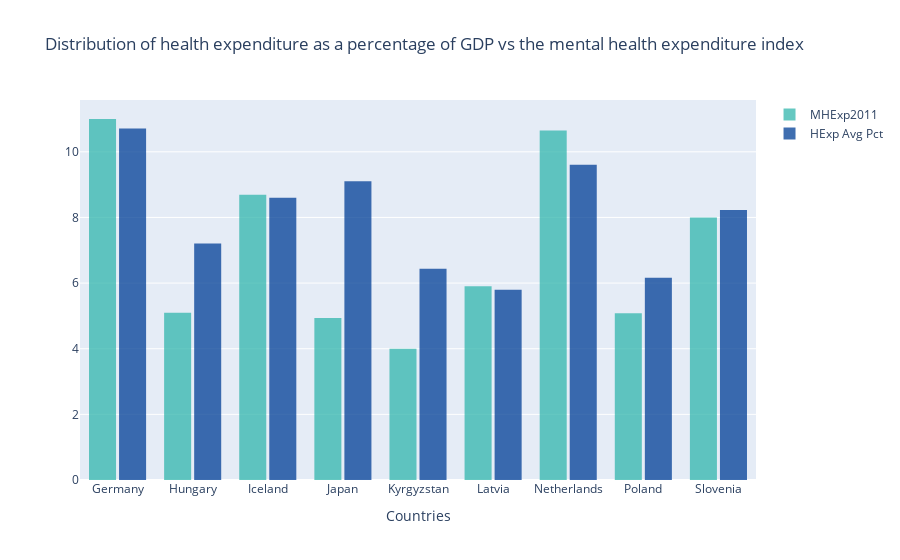

The cell this chart's notebook holds for it:
### Markdown cell above
The distribution of health expenditure as a % of GDP vs the mental health expenditure index in 2011

### Code cell
fig1=go.Figure()
fig1.add_trace(go.Histogram(x=df['Country_Name'],y=df['MHExp_Pctage_2011'],histfunc='avg',name='MHExp2011',marker_color='#32b6ad'))
fig1.add_trace(go.Histogram(x=df['Country_Name'],y=df['HExp_Pctage_Y'],histfunc='avg',name='HExp Avg Pct',marker_color='#003e96'))
fig1.update_layout(
     title_text='Distribution of health expenditure as a percentage of GDP vs the mental health expenditure index', # title of plot
    xaxis_title_text='Countries', # xaxis label
    #yaxis_title_text='Index value', # yaxis label
    bargap=0.2, # gap between bars of adjacent location coordinates
    bargroupgap=0.1 # gap between bars of the same location coordinates
    )
fig1.update_traces(opacity=0.75)
fig1.show()

### Figure 1 — Plotly figure (JSON) as saved in the notebook; plotly's stock layout.template omitted (floating-point values rounded to 4 significant figures; data arrays with more than 128 entries replaced by an {"elided": "..."} marker saying what was removed)
{"data": [{"histfunc": "avg", "marker": {"color": "#32b6ad"}, "name": "MHExp2011", "opacity": 0.75, "type": "histogram", "x": {"elided": "180 str values"}, "y": {"elided": "180 float values"}}, {"histfunc": "avg", "marker": {"color": "#003e96"}, "name": "HExp Avg Pct", "opacity": 0.75, "type": "histogram", "x": {"elided": "180 str values"}, "y": {"elided": "180 float values"}}], "layout": {"bargap": 0.2, "bargroupgap": 0.1, "title": {"text": "Distribution of health expenditure as a percentage of GDP vs the mental health expenditure index"}, "xaxis": {"title": {"text": "Countries"}}}}
